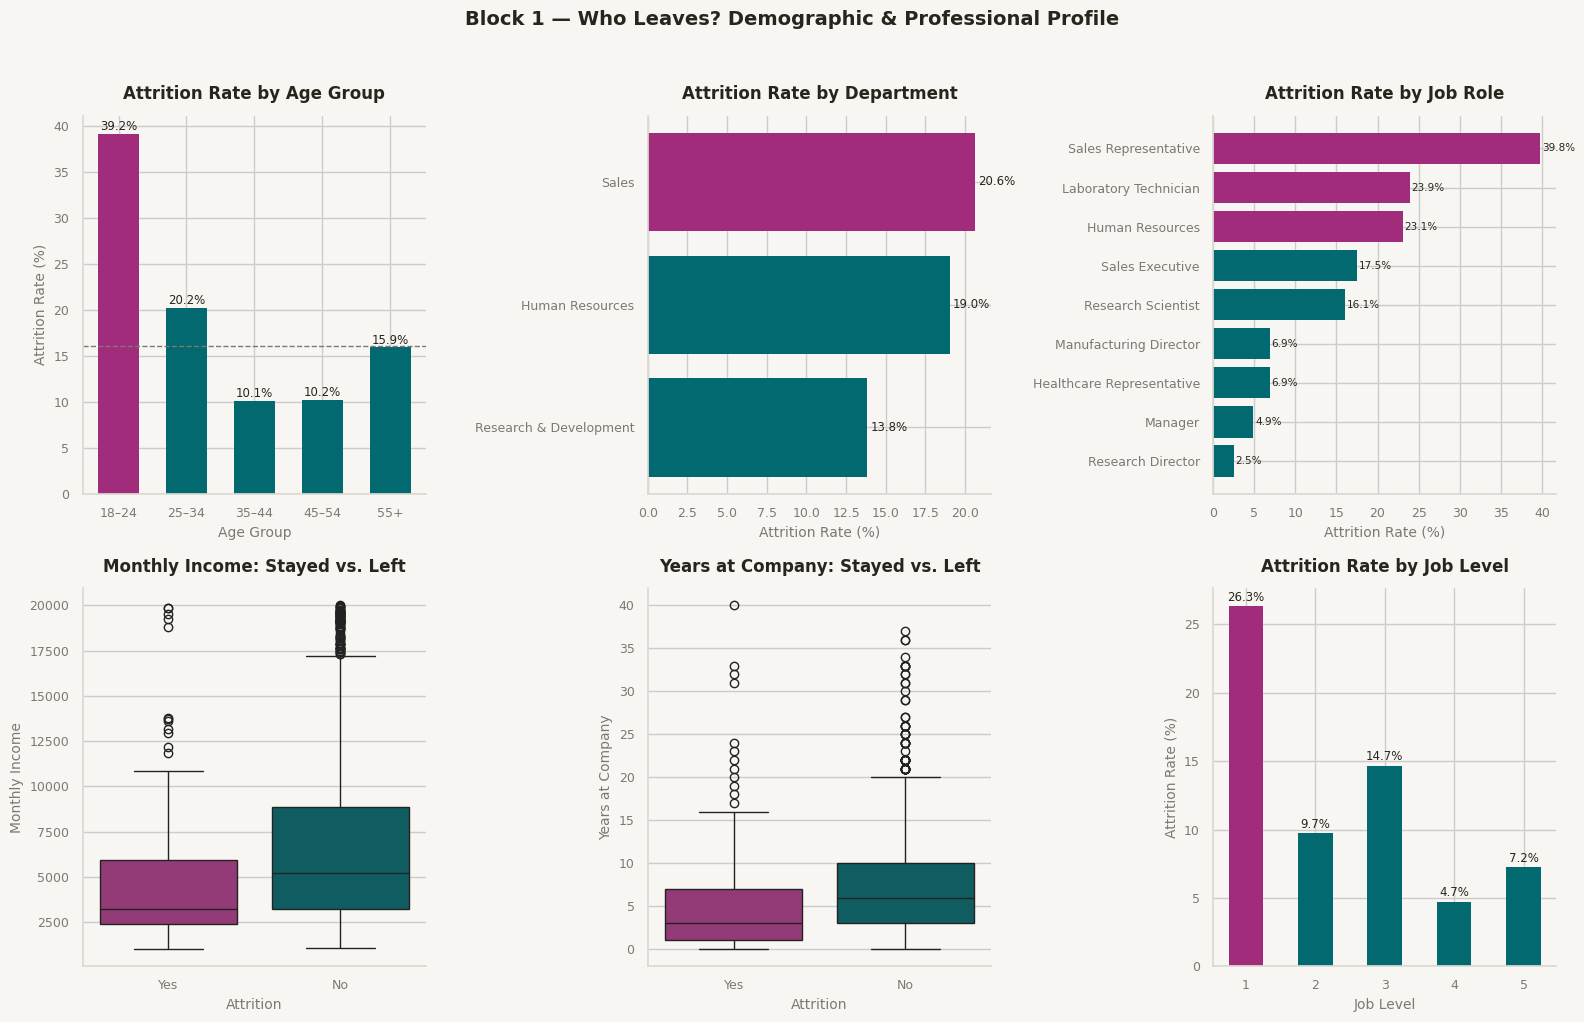

Recreate this plot in Python.
df['AgeGroup'] = pd.cut(
    df['Age'],
    bins=[17, 24, 34, 44, 54, 100],
    labels=['18–24', '25–34', '35–44', '45–54', '55+']
)

fig, axes = plt.subplots(2, 3, figsize=(16, 10))
fig.patch.set_facecolor(BG)
fig.suptitle(
    'Block 1 — Who Leaves? Demographic & Professional Profile',
    color=TEXT, fontsize=14, fontweight='bold', y=1.02
)

# 1A — Attrition rate by age group
age_rate = df.groupby('AgeGroup', observed=True)['Attrition_Binary'].mean().mul(100)
ax = axes[0, 0]
bars = ax.bar(
    age_rate.index, age_rate.values,
    color=[LEAVE if v == age_rate.max() else STAY for v in age_rate.values],
    edgecolor='none', width=0.6
)
for b in bars:
    ax.text(
        b.get_x() + b.get_width()/2, b.get_height() + 0.4,
        f'{b.get_height():.1f}%', ha='center', fontsize=8.5, color=TEXT
    )
ax.axhline(df['Attrition_Binary'].mean()*100, color=MUTED, linestyle='--', linewidth=1)
style_ax(ax, 'Attrition Rate by Age Group', 'Age Group', 'Attrition Rate (%)')

# 1B — Attrition by department
dept_rate = df.groupby('Department')['Attrition_Binary'].mean().mul(100).sort_values()
ax = axes[0, 1]
ax.barh(
    dept_rate.index, dept_rate.values,
    color=[LEAVE if v == dept_rate.max() else STAY for v in dept_rate.values],
    edgecolor='none'
)
for i, v in enumerate(dept_rate.values):
    ax.text(v + 0.2, i, f'{v:.1f}%', va='center', fontsize=8.5, color=TEXT)
style_ax(ax, 'Attrition Rate by Department', 'Attrition Rate (%)', '')

# 1C — Attrition by job role
role_rate = df.groupby('JobRole')['Attrition_Binary'].mean().mul(100).sort_values()
ax = axes[0, 2]
ax.barh(
    role_rate.index, role_rate.values,
    color=[LEAVE if v >= role_rate.quantile(0.75) else STAY for v in role_rate.values],
    edgecolor='none'
)
for i, v in enumerate(role_rate.values):
    ax.text(v + 0.2, i, f'{v:.1f}%', va='center', fontsize=7.5, color=TEXT)
style_ax(ax, 'Attrition Rate by Job Role', 'Attrition Rate (%)', '')

# 1D — Monthly income boxplot
ax = axes[1, 0]
sns.boxplot(data=df, x='Attrition', y='MonthlyIncome',
            palette={'No': STAY, 'Yes': LEAVE}, ax=ax)
style_ax(ax, 'Monthly Income: Stayed vs. Left', 'Attrition', 'Monthly Income')

# 1E — Years at company boxplot
ax = axes[1, 1]
sns.boxplot(data=df, x='Attrition', y='YearsAtCompany',
            palette={'No': STAY, 'Yes': LEAVE}, ax=ax)
style_ax(ax, 'Years at Company: Stayed vs. Left', 'Attrition', 'Years at Company')

# 1F — Attrition by job level
job_level_rate = df.groupby('JobLevel')['Attrition_Binary'].mean().mul(100)
ax = axes[1, 2]
bars = ax.bar(
    job_level_rate.index, job_level_rate.values,
    color=[LEAVE if v == job_level_rate.max() else STAY for v in job_level_rate.values],
    edgecolor='none', width=0.5
)
for b in bars:
    ax.text(
        b.get_x() + b.get_width()/2, b.get_height() + 0.4,
        f'{b.get_height():.1f}%', ha='center', fontsize=8.5, color=TEXT
    )
style_ax(ax, 'Attrition Rate by Job Level', 'Job Level', 'Attrition Rate (%)')

plt.tight_layout()
plt.savefig('output/block1_who_leaves.png', dpi=150, bbox_inches='tight', facecolor=BG)
plt.show()
